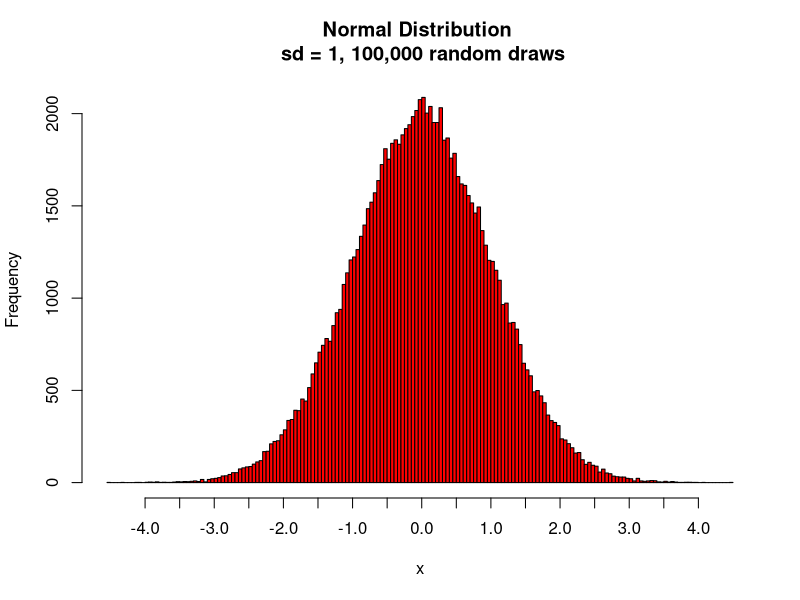
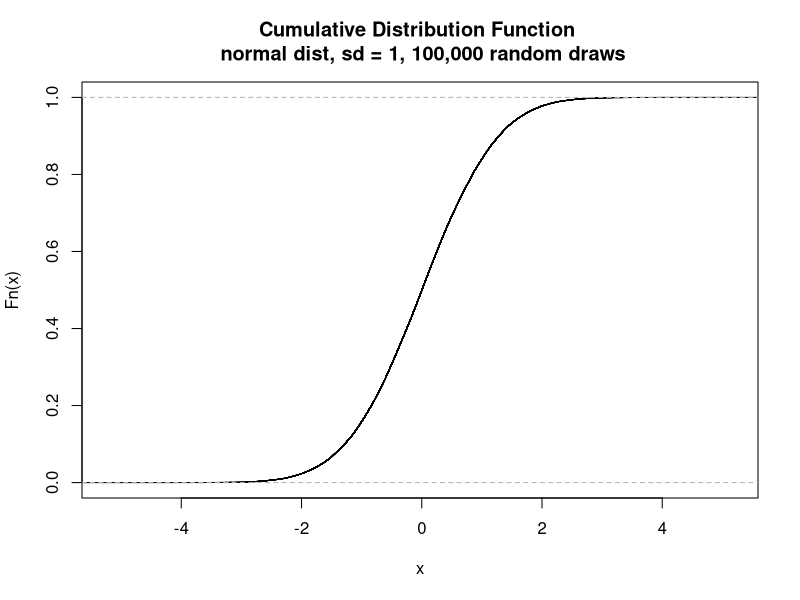

Source code (R) for these figures, in order:
## ---- chunk 1

x <- c(-2,-1,0,1,2)

## ---- chunk 2
#This code is to generate the data for the two plots
rand.norma<- rnorm(100000)

# calculate CDF 
CDF <- ecdf(rand.norma)

#This code draws the two plots, first the Red Histogram then the #Cumulative Distribution plot
#the xaxp=c(-4,4,16)  argument sets the x-axis tick marks to run from -4 to 4 and to have a total of 16 tick marks 

hist(rand.norma, breaks = 200, freq = TRUE, main = "Normal Distribution \n sd = 1, 100,000 random draws", xaxp=c(-4,4,16) , xlab = 'x', col = "red")

plot(CDF, main = "Cumulative Distribution Function \n normal dist, sd = 1, 100,000 random draws")

## ---- chunk 3
#pnorm gives the probability to the left of (x)
pnorm(-2)

## ---- chunk 4

pnorm_x <- pnorm(x)
pnorm_x

## ---- chunk 5

y <- c(0,1,2,5,8,10,15,20)

## ---- chunk 6

pbinom(0,size=20,prob=.2)

## ---- chunk 7

pbin_y <- pbinom(y,size=20,prob=.2)

## ---- chunk 8



## ---- chunk 9
#First, we need the standard deviation
sqrt(25)

#we use the pnorm function - the probability distribution function #for the normal distribution
#The first argument is the vector (or scalar) we want to compute
#The second argument is the mean of the distribution (22)
#The third argument is the standard deviation 
# First, I am going to compute the values at each point and assign to vectors
point_1 <- pnorm(27.5,22,sd=5)
point_2 <- pnorm(16.2,22,sd=5)

#We subtract one result from the other
answer8 <- point_1 - point_2
answer8

#It is possible to just subtract one function from the other
answer_8a <- pnorm(27.5,22,sd=5) - pnorm(16.2,22,sd=5)
answer_8a

## ---- chunk 10
#We use the same function for a value of 29
#and subtract from 1

1 - pnorm(29,22,sd=5)

## ---- chunk 11

pnorm(17,22,sd=5)

## ---- chunk 12
#The parentheses around the two parts aren't strictly necessary
#I just wanted to separate the two probabilities
(pnorm(15,22,sd=5)) +  (1-pnorm(25,22,sd=5))

